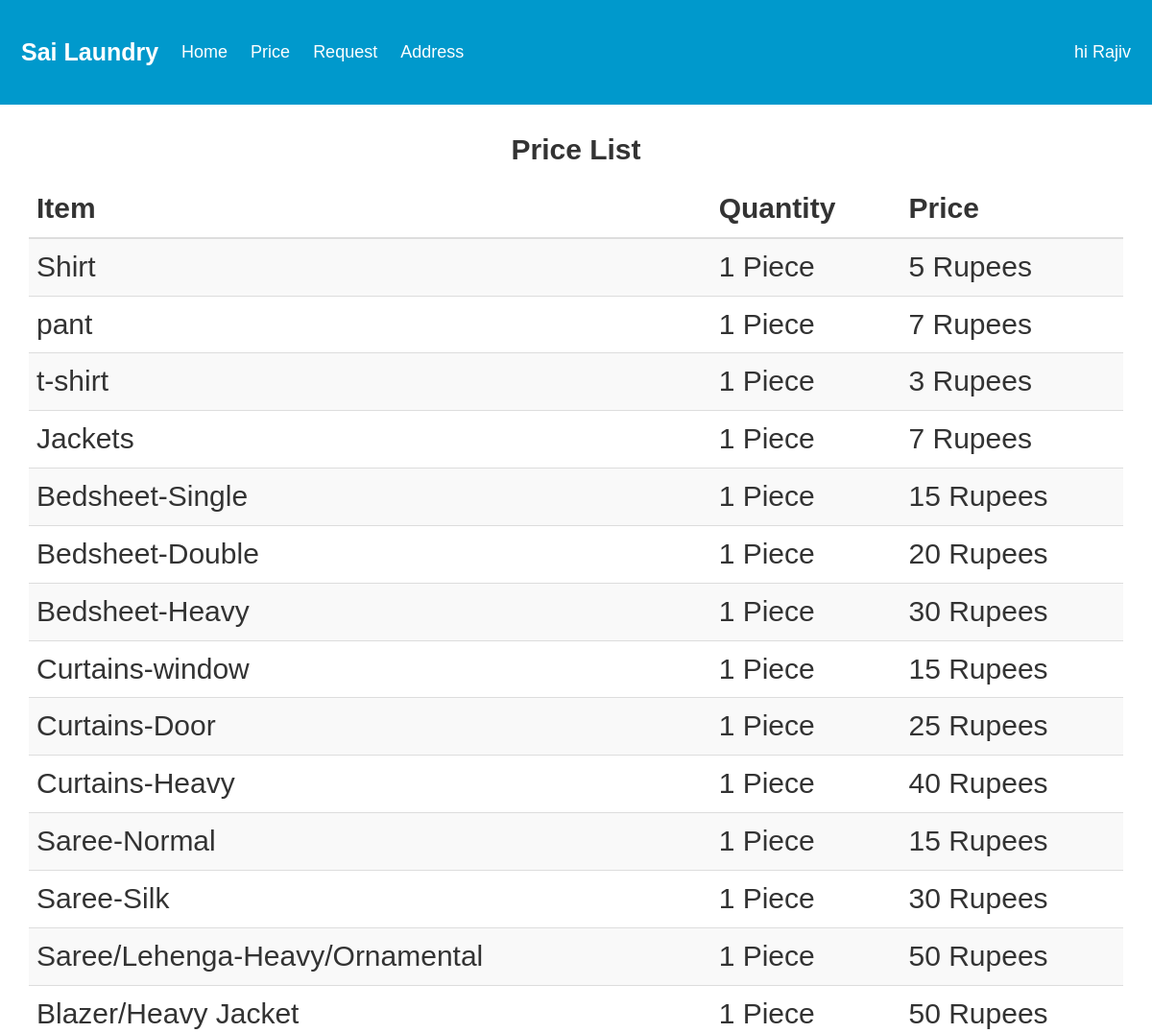
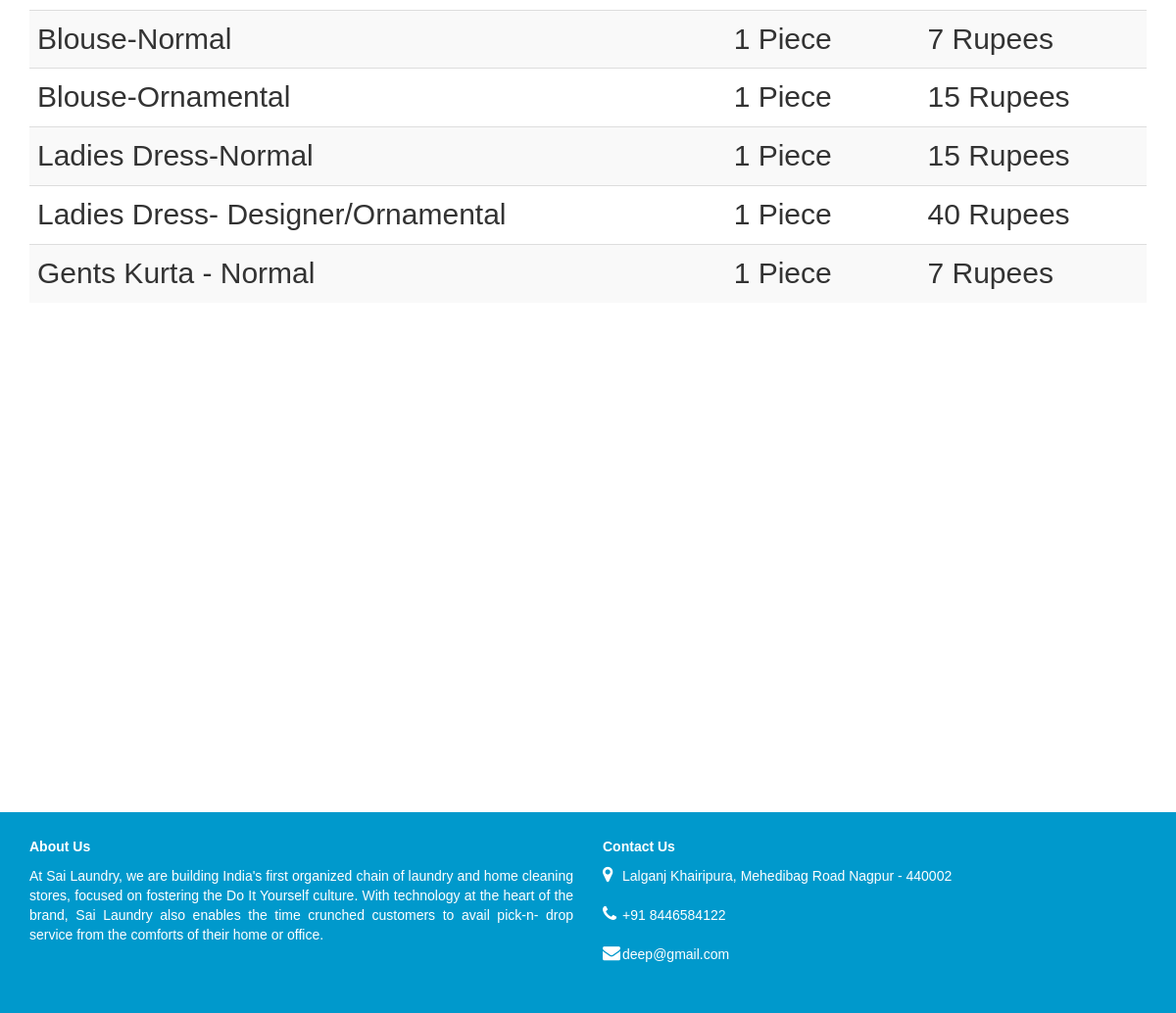
Screenshot of /price/ (signed in) with the database file from the repository (2 pictures, top to bottom).
### registration/models.py (models this page shows, shortened)
class Customer(models.Model):
	name 		= models.CharField(max_length = 50)
	email 		= models.EmailField(max_length = 50)
	mobile 		= models.DecimalField(max_digits = 20, decimal_places = 0)
	password 	= models.CharField(max_length = 20)

### rateboard/models.py (models this page shows, shortened)
class Rates(models.Model):
	item_name 	= models.CharField(max_length = 50)
	piece 		= models.IntegerField(default = 1)
	rate 		= models.IntegerField(default = 0)

### rateboard/views.py (the view)
# urls.py: path('price/', show_rate_board, name = "price"),
def show_rate_board(request, *args, **kwargs):
	customer_name = 'blank'
	is_login = request.session.get('is_login', False)
	if is_login:
		customer_id = request.session.get('customer_id')
		customer_obj = Customer.objects.get(pk = customer_id)
		customer_name = customer_obj.name
	items_info = Rates.objects.all()
	context = {
		"items_info": items_info,
		"is_login": is_login,
		"customer_name": customer_name,
	}
	return render(request, "price.html", context)

### templates/price.html
{% extends 'base.html' %}
{% block content %}
<div class="container-fluid" style="margin-top:100px;padding:15px 15px 500px;font-size:30px">
  <center><p><b>Price List</b></p></center>
  <div class="container">
    <table class="table table-striped">
    <thead>
      <tr>
        <th>Item</th>
        <th>Quantity</th>
        <th>Price</th>
      </tr>
    </thead>
    <tbody>
      {% for item in items_info %}
        <tr>
          <td>{{ item.item_name }}</td>
          <td>{{ item.piece }} Piece</td>
          <td>{{ item.rate }} Rupees</td>
        </tr>
      {% endfor %}
    </tbody>
  </table>
  </div>
</div>
{% endblock %}

### templates/base.html (shortened to what this page needs)
{% load static from staticfiles %}
<!DOCTYPE html>
<html>
<head>
<link rel="stylesheet" href="https://maxcdn.bootstrapcdn.com/bootstrap/3.4.0/css/bootstrap.min.css">
<link rel="stylesheet" type="text/css" href="{% static 'css/my_navbar.css' %}" />
<link rel="stylesheet" type="text/css" href="{% static 'css/block_btn.css' %}" />
<link rel="stylesheet" href="https://cdnjs.cloudflare.com/ajax/libs/font-awesome/4.7.0/css/font-awesome.min.css">
</head>
<body>
<div id="mynavbar">
  <div id="mynavbar-left">
    <a href="#default" id="mylogo">Sai Laundry</a>
  </div>
  <div id="mynavbar-center">
    <a href="/">Home</a>
    <a href="/price">Price</a>
    <a href="/request">Request</a>
    <a href="/address">Address</a>
  </div>
  {% if is_login %}
    <div id="mynavbar-right">
      <a>hi {{ customer_name }}</a>
    </div>
  {% else %}
    <div id="mynavbar-right">
      <a href="/customer_login">Login</a>
      <a href="/customer_registration">Sign Up</a>
    </div>
  {% endif %}
</div>
{% block content %}{% endblock %}
<div class="myabout container-fluid">
  <div class="container">
    <div class="row">
      <div class="col-sm-6">
        <p><b>About Us</b></p>
        <div class="justify">
          <p>At Sai Laundry, we are building India's first organized chain of laundry and home cleaning stores, focused on fostering the Do It Yourself culture. With technology at the heart of the brand, Sai Laundry also enables the time crunched customers to avail pick-n- drop service from the comforts of their home or office.</p>
        </div>
      </div>
      <div class="col-sm-6">
        <p><b>Contact Us</b></p>
        <div id="contact-info">
          <div style="width: 20px">
            <i class="fa fa-map-marker" style="font-size:18px;color:white"></i>
          </div>
          <div>
            Lalganj Khairipura, Mehedibag Road Nagpur - 440002
          </div>
        </div>
        <br>
        <div id="contact-info">
          <div style="width: 20px">
            <i class="fa fa-phone" style="font-size:18px;color:white"></i>
          </div>
          <div>
            +91 8446584122
          </div>
        </div>
        <br>
        <div id="contact-info">
          <div style="width: 20px">
            <i class="fa fa-envelope" style="font-size:18px;color:white"></i>
          </div>
          <div>
            deep@gmail.com
          </div>
        </div>
      </div>
    </div>
  </div>
</div>
</body>
</html>

### assets/css/my_navbar.css (style rules this page uses)
#mynavbar { overflow: hidden; background-color: #0099cc; padding: 90px 10px; transition: 0.4s; position: fixed; width: 100%; top: 0; z-index: 99; }
#mynavbar a { float: left; color: white; text-align: center; padding: 12px; text-decoration: none; font-size: 18px; line-height: 25px; border-radius: 4px; }
#mynavbar #mylogo { font-size: 35px; font-weight: bold; transition: 0.4s; }
#mynavbar-left { float: left; }
#mynavbar-center { float: center; }
#mynavbar-right { float: right; }

### templates/base.html (style rules this page uses)
* { box-sizing: border-box; }
body { margin: 0; font-family: Arial, Helvetica, sans-serif; }
#contact-info { display: flex; }
.justify { text-align: justify; text-justify: inter-word; }
.myabout { background-color: #0099cc; padding-top: 25px; padding-right: 25px; padding-bottom: 50px; color: white }

### rows the page displays
Customer: name "Rajiv"
Rates: item_name "Shirt", piece "1", rate "5"
Rates: item_name "pant", piece "1", rate "7"
Rates: item_name "t-shirt", piece "1", rate "3"
Rates: item_name "Jackets", piece "1", rate "7"
Rates: item_name "Bedsheet-Single", piece "1", rate "15"
Rates: item_name "Bedsheet-Double", piece "1", rate "20"
Rates: item_name "Bedsheet-Heavy", piece "1", rate "30"
Rates: item_name "Curtains-window", piece "1", rate "15"
Rates: item_name "Curtains-Door", piece "1", rate "25"
Rates: item_name "Curtains-Heavy", piece "1", rate "40"
Rates: item_name "Saree-Normal", piece "1", rate "15"
Rates: item_name "Saree-Silk", piece "1", rate "30"
Rates: item_name "Saree/Lehenga-Heavy/Ornamental", piece "1", rate "50"
Rates: item_name "Blazer/Heavy Jacket", piece "1", rate "50"
Rates: item_name "Blouse-Normal", piece "1", rate "7"
Rates: item_name "Blouse-Ornamental", piece "1", rate "15"
Rates: item_name "Ladies Dress-Normal", piece "1", rate "15"
Rates: item_name "Ladies Dress- Designer/Ornamental", piece "1", rate "40"
Rates: item_name "Gents Kurta - Normal", piece "1", rate "7"
